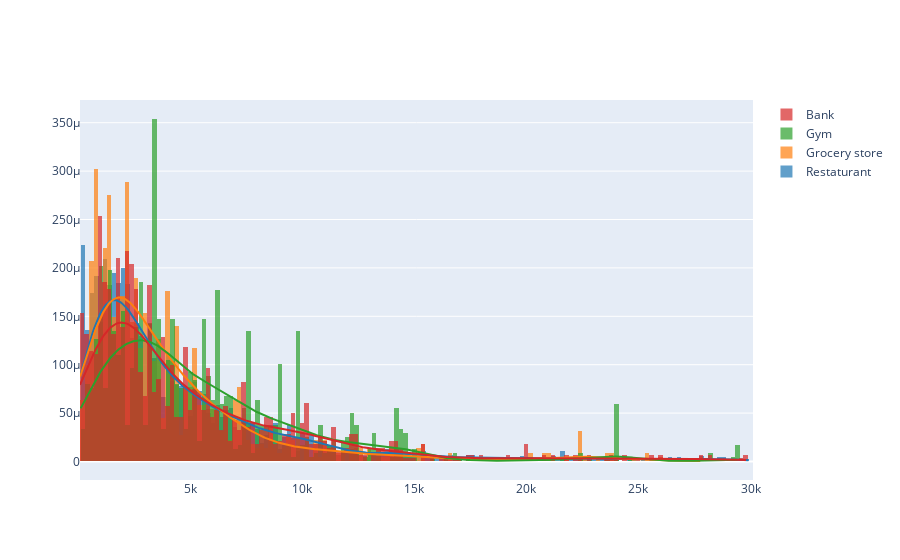

Notebook code cell kept with this figure:
### Code cell
%%time
hist_data = [df_eating.dist.tolist(), df_grocery.dist.tolist(), df_gym.dist.tolist(), df_bank.dist.tolist()]
group_labels = ['Restaturant', 'Grocery store', 'Gym', 'Bank']
fig = ff.create_distplot(hist_data, group_labels,bin_size=200,show_rug=False)
fig.show()

### Figure 1 — Plotly figure (JSON) as saved in the notebook; plotly's stock layout.template omitted (floating-point values rounded to 4 significant figures; data arrays with more than 128 entries replaced by an {"elided": "..."} marker saying what was removed)
{"data": [{"histnorm": "probability density", "legendgroup": "Restaturant", "marker": {"color": "rgb(31, 119, 180)"}, "name": "Restaturant", "opacity": 0.7, "type": "histogram", "x": {"elided": "7228 float values"}, "xaxis": "x", "xbins": {"end": 29960.0, "size": 200, "start": 109.5}, "yaxis": "y"}, {"histnorm": "probability density", "legendgroup": "Grocery store", "marker": {"color": "rgb(255, 127, 14)"}, "name": "Grocery store", "opacity": 0.7, "type": "histogram", "x": {"elided": "1109 float values"}, "xaxis": "x", "xbins": {"end": 27810.0, "size": 200, "start": 87.57}, "yaxis": "y"}, {"histnorm": "probability density", "legendgroup": "Gym", "marker": {"color": "rgb(44, 160, 44)"}, "name": "Gym", "opacity": 0.7, "type": "histogram", "x": {"elided": "1187 float values"}, "xaxis": "x", "xbins": {"end": 29470.0, "size": 200, "start": 111.2}, "yaxis": "y"}, {"histnorm": "probability density", "legendgroup": "Bank", "marker": {"color": "rgb(214, 39, 40)"}, "name": "Bank", "opacity": 0.7, "type": "histogram", "x": {"elided": "1400 float values"}, "xaxis": "x", "xbins": {"end": 29860.0, "size": 200, "start": 83.55}, "yaxis": "y"}, {"legendgroup": "Restaturant", "marker": {"color": "rgb(31, 119, 180)"}, "mode": "lines", "name": "Restaturant", "showlegend": false, "type": "scatter", "x": {"elided": "500 float values"}, "xaxis": "x", "y": {"elided": "500 float values"}, "yaxis": "y"}, {"legendgroup": "Grocery store", "marker": {"color": "rgb(255, 127, 14)"}, "mode": "lines", "name": "Grocery store", "showlegend": false, "type": "scatter", "x": {"elided": "500 float values"}, "xaxis": "x", "y": {"elided": "500 float values"}, "yaxis": "y"}, {"legendgroup": "Gym", "marker": {"color": "rgb(44, 160, 44)"}, "mode": "lines", "name": "Gym", "showlegend": false, "type": "scatter", "x": {"elided": "500 float values"}, "xaxis": "x", "y": {"elided": "500 float values"}, "yaxis": "y"}, {"legendgroup": "Bank", "marker": {"color": "rgb(214, 39, 40)"}, "mode": "lines", "name": "Bank", "showlegend": false, "type": "scatter", "x": {"elided": "500 float values"}, "xaxis": "x", "y": {"elided": "500 float values"}, "yaxis": "y"}], "layout": {"autosize": true, "barmode": "overlay", "hovermode": "closest", "legend": {"traceorder": "reversed"}, "xaxis": {"anchor": "y2", "autorange": true, "domain": [0, 1], "range": [83.55, 30110.0], "type": "linear", "zeroline": false}, "yaxis": {"anchor": "free", "autorange": true, "domain": [0, 1], "position": 0, "range": [-1.912e-05, 0.0003735], "type": "linear"}}}
